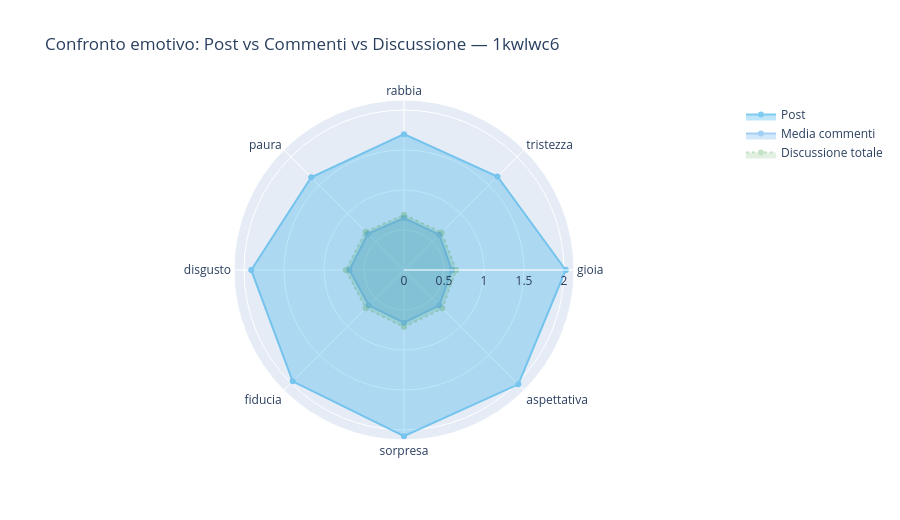
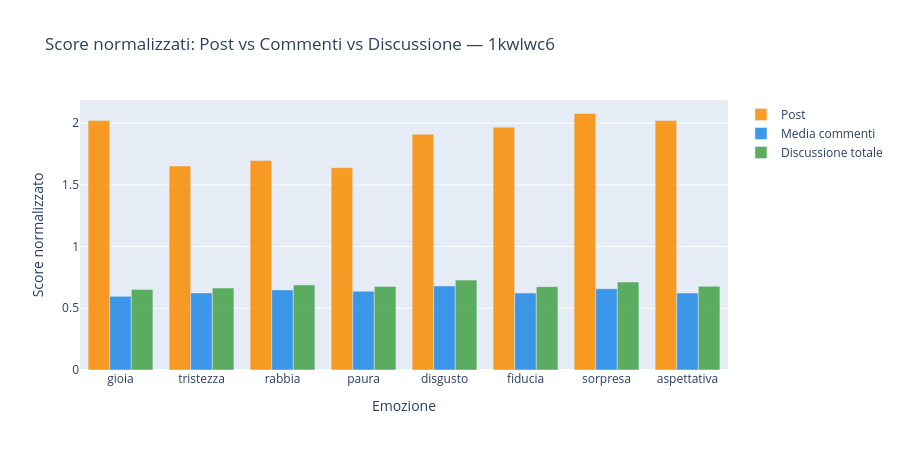

The notebook cell saved with these charts, in order:
### Code cell
plot_radar_comparison(
    traces_data=[
        ('Post',               sc_post_norm,      EMOTION_COLORS.get(emo_post, '#999'), 0.5, 'solid'),
        ('Media commenti',     sc_commenti_mean,  '#1E88E5',                            0.4, 'solid'),
        ('Discussione totale', sc_discussione,    '#43A047',                            0.3, 'dot'),
    ],
    title=f'Confronto emotivo: Post vs Commenti vs Discussione — {POST_ID}',
).show()

# Grafico a barre affiancate
fig2 = go.Figure()
for label, sc, color in [
    ('Post',               sc_post_norm,      '#FB8C00'),
    ('Media commenti',     sc_commenti_mean,  '#1E88E5'),
    ('Discussione totale', sc_discussione,    '#43A047'),
]:
    fig2.add_trace(go.Bar(
        name=label, x=BASIC_EMOTIONS,
        y=[sc[e] for e in BASIC_EMOTIONS],
        marker_color=color, opacity=0.85,
    ))
fig2.update_layout(
    barmode='group',
    title=f'Score normalizzati: Post vs Commenti vs Discussione — {POST_ID}',
    xaxis_title='Emozione', yaxis_title='Score normalizzato', height=450,
)
fig2.show()

### Figure 1 — Plotly figure (JSON) as saved in the notebook; plotly's stock layout.template omitted (floating-point values rounded to 4 significant figures)
{"data": [{"fill": "toself", "line": {"color": "#039BE5", "dash": "solid"}, "name": "Post", "opacity": 0.5, "r": [2.021, 1.653, 1.698, 1.64, 1.91, 1.968, 2.078, 2.021, 2.021], "theta": ["gioia", "tristezza", "rabbia", "paura", "disgusto", "fiducia", "sorpresa", "aspettativa", "gioia"], "type": "scatterpolar"}, {"fill": "toself", "line": {"color": "#1E88E5", "dash": "solid"}, "name": "Media commenti", "opacity": 0.4, "r": [0.5967, 0.6246, 0.649, 0.6386, 0.6811, 0.6237, 0.6583, 0.6239, 0.5967], "theta": ["gioia", "tristezza", "rabbia", "paura", "disgusto", "fiducia", "sorpresa", "aspettativa", "gioia"], "type": "scatterpolar"}, {"fill": "toself", "line": {"color": "#43A047", "dash": "dot"}, "name": "Discussione totale", "opacity": 0.3, "r": [0.6515, 0.6641, 0.6893, 0.6771, 0.7284, 0.6754, 0.7129, 0.6776, 0.6515], "theta": ["gioia", "tristezza", "rabbia", "paura", "disgusto", "fiducia", "sorpresa", "aspettativa", "gioia"], "type": "scatterpolar"}], "layout": {"polar": {"radialaxis": {"visible": true}}, "title": {"text": "Confronto emotivo: Post vs Commenti vs Discussione — 1kwlwc6"}, "height": 520}}

### Figure 2 — Plotly figure (JSON) as saved in the notebook; plotly's stock layout.template omitted (floating-point values rounded to 4 significant figures)
{"data": [{"marker": {"color": "#FB8C00"}, "name": "Post", "opacity": 0.85, "x": ["gioia", "tristezza", "rabbia", "paura", "disgusto", "fiducia", "sorpresa", "aspettativa"], "y": [2.021, 1.653, 1.698, 1.64, 1.91, 1.968, 2.078, 2.021], "type": "bar"}, {"marker": {"color": "#1E88E5"}, "name": "Media commenti", "opacity": 0.85, "x": ["gioia", "tristezza", "rabbia", "paura", "disgusto", "fiducia", "sorpresa", "aspettativa"], "y": [0.5967, 0.6246, 0.649, 0.6386, 0.6811, 0.6237, 0.6583, 0.6239], "type": "bar"}, {"marker": {"color": "#43A047"}, "name": "Discussione totale", "opacity": 0.85, "x": ["gioia", "tristezza", "rabbia", "paura", "disgusto", "fiducia", "sorpresa", "aspettativa"], "y": [0.6515, 0.6641, 0.6893, 0.6771, 0.7284, 0.6754, 0.7129, 0.6776], "type": "bar"}], "layout": {"barmode": "group", "title": {"text": "Score normalizzati: Post vs Commenti vs Discussione — 1kwlwc6"}, "xaxis": {"title": {"text": "Emozione"}}, "yaxis": {"title": {"text": "Score normalizzato"}}, "height": 450}}
